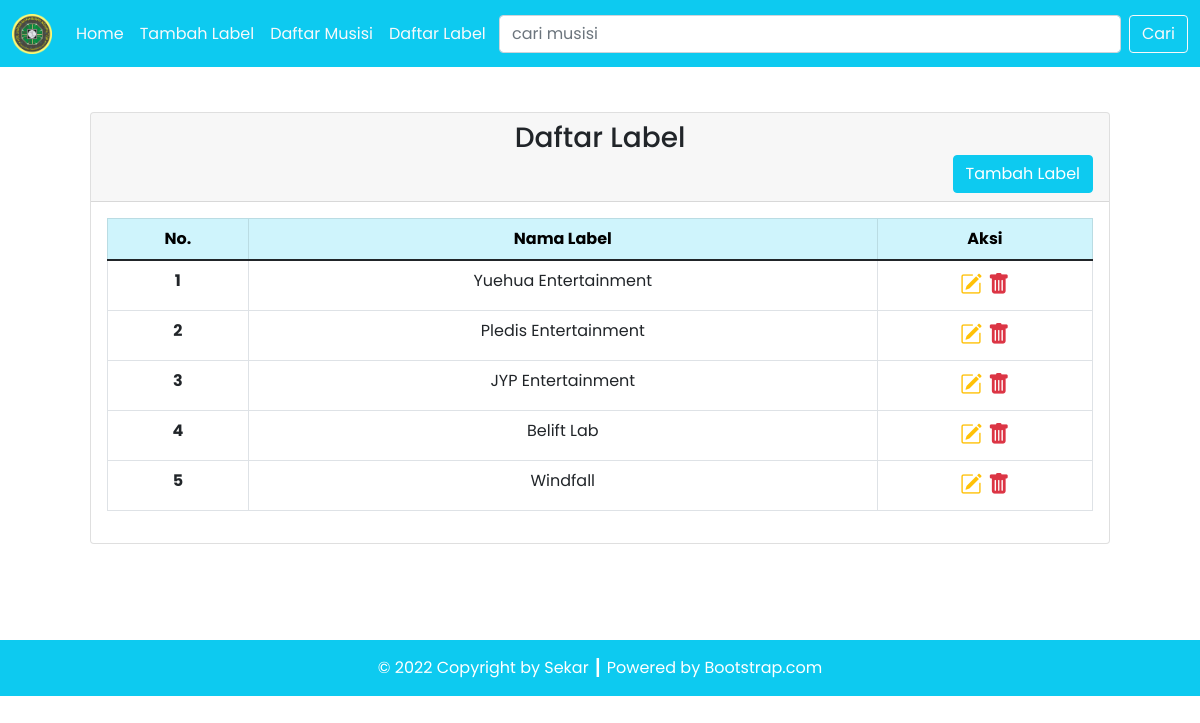
The page /Program/label.php on the database its author committed.
### tables this page shows
CREATE TABLE `label` (
  `id_label` int(11) NOT NULL,
  `nama_label` varchar(100) NOT NULL
);

### Program/classes/DB.php (called while the page is built, shortened)
<?php
class DB
{
    private $hostname = "localhost";
    private $username = "root";
    private $password;
    private $dbname = "db_album";
    private $conn;
    private $result;
    public function __construct($hostname, $username, $password, $dbname)
    {
        $this->hostname = $hostname;
        $this->username = $username;
        $this->password = $password;
        $this->dbname = $dbname;
    }
    function open()
    {
        $this->conn = mysqli_connect($this->hostname, $this->username, $this->password, $this->dbname);
    }
    function execute($query)
    {
        $this->result = mysqli_query($this->conn, $query);
        return $this->result;
    }
    function getResult()
    {
        return mysqli_fetch_array($this->result);
    }
}

### Program/classes/Label.php (called while the page is built, shortened)
<?php
class Label extends DB
{
    function getLabel()
    {
        $query = "SELECT * FROM label";
        return $this->execute($query);
    }
}

### Program/label.php (the view, shortened to what this page needs)
<?php
include('config/db.php');
include('classes/DB.php');
include('classes/Label.php');
$label = new Label($DB_HOST, $DB_USERNAME, $DB_PASSWORD, $DB_NAME);
$label->open();
$label->getLabel();
$header = '<tr>
<th scope="row">No.</th>
<th scope="row">Nama Label</th>
<th scope="row">Aksi</th>
</tr>';
$data = null;
$no = 1;
while ($div = $label->getResult()) {
    $data .= '<tr>
    <th scope="row">' . $no . '</th>
    <td>' . $div['nama_label'] . '</td>
    <td style="font-size: 22px;">
        <a href="ubahLabel.php?id=' . $div['id_label'] . '" title="Edit Data"><i class="bi bi-pencil-square text-warning"></i></a>&nbsp;<a href="Label.php?hapus=' . $div['id_label'] . '" title="Delete Data"><i class="bi bi-trash-fill text-danger"></i></a>
        </td>
    </tr>';
    $no++;
}

### rows shown on the page
label: nama_label "Yuehua Entertainment"
label: nama_label "Pledis Entertainment"
label: nama_label "JYP Entertainment"
label: nama_label "Belift Lab"
label: nama_label "Windfall"
